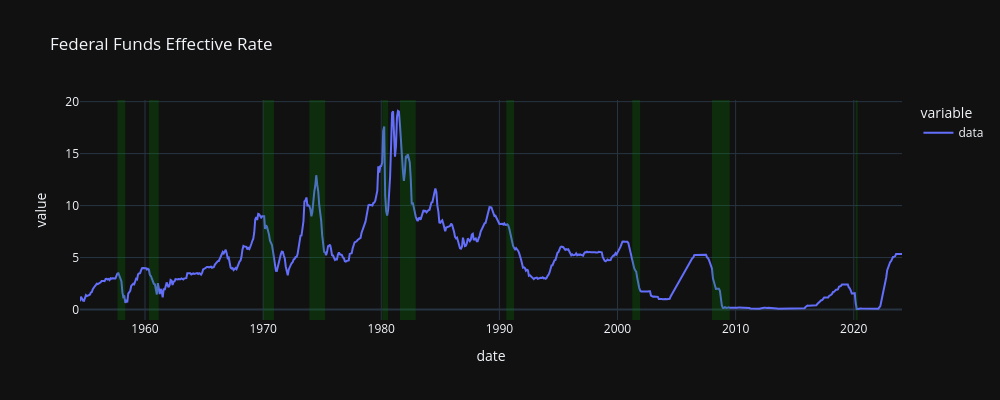

The cell this chart's notebook holds for it:
### Code cell
# """Federal Funds Effective Rate (FEDFUNDS)"""
plot_data("FEDFUNDS", "Federal Funds Effective Rate", years=70)

### Figure 1 — Plotly figure (JSON) as saved in the notebook; plotly's stock layout.template omitted (floating-point values rounded to 4 significant figures; data arrays with more than 128 entries replaced by an {"elided": "..."} marker saying what was removed)
{"data": [{"hovertemplate": "variable=data<br>date=%{x|%B %d, %Y}<br>value=%{y}<extra></extra>", "legendgroup": "data", "line": {"color": "#636efa", "dash": "solid"}, "marker": {"symbol": "circle"}, "mode": "lines", "name": "data", "orientation": "v", "showlegend": true, "type": "scatter", "x": {"elided": "836 str values"}, "xaxis": "x", "y": {"elided": "836 float values"}, "yaxis": "y"}], "layout": {"height": 400, "legend": {"title": {"text": "variable"}, "tracegroupgap": 0}, "shapes": [{"fillcolor": "green", "line": {"width": 0}, "opacity": 0.25, "type": "rect", "x0": "1957-09-01", "x1": "1958-05-01", "xref": "x", "y0": 0, "y1": 1, "yref": "y domain"}, {"fillcolor": "green", "line": {"width": 0}, "opacity": 0.25, "type": "rect", "x0": "1960-05-01", "x1": "1961-03-01", "xref": "x", "y0": 0, "y1": 1, "yref": "y domain"}, {"fillcolor": "green", "line": {"width": 0}, "opacity": 0.25, "type": "rect", "x0": "1970-01-01", "x1": "1970-12-01", "xref": "x", "y0": 0, "y1": 1, "yref": "y domain"}, {"fillcolor": "green", "line": {"width": 0}, "opacity": 0.25, "type": "rect", "x0": "1973-12-01", "x1": "1975-04-01", "xref": "x", "y0": 0, "y1": 1, "yref": "y domain"}, {"fillcolor": "green", "line": {"width": 0}, "opacity": 0.25, "type": "rect", "x0": "1980-02-01", "x1": "1980-08-01", "xref": "x", "y0": 0, "y1": 1, "yref": "y domain"}, {"fillcolor": "green", "line": {"width": 0}, "opacity": 0.25, "type": "rect", "x0": "1981-08-01", "x1": "1982-12-01", "xref": "x", "y0": 0, "y1": 1, "yref": "y domain"}, {"fillcolor": "green", "line": {"width": 0}, "opacity": 0.25, "type": "rect", "x0": "1990-08-01", "x1": "1991-04-01", "xref": "x", "y0": 0, "y1": 1, "yref": "y domain"}, {"fillcolor": "green", "line": {"width": 0}, "opacity": 0.25, "type": "rect", "x0": "2001-04-01", "x1": "2001-12-01", "xref": "x", "y0": 0, "y1": 1, "yref": "y domain"}, {"fillcolor": "green", "line": {"width": 0}, "opacity": 0.25, "type": "rect", "x0": "2008-01-01", "x1": "2009-07-01", "xref": "x", "y0": 0, "y1": 1, "yref": "y domain"}, {"fillcolor": "green", "line": {"width": 0}, "opacity": 0.25, "type": "rect", "x0": "2020-03-01", "x1": "2020-05-01", "xref": "x", "y0": 0, "y1": 1, "yref": "y domain"}], "title": {"text": "Federal Funds Effective Rate"}, "width": 1000, "xaxis": {"anchor": "y", "domain": [0, 1], "title": {"text": "date"}}, "yaxis": {"anchor": "x", "domain": [0, 1], "title": {"text": "value"}}}}
